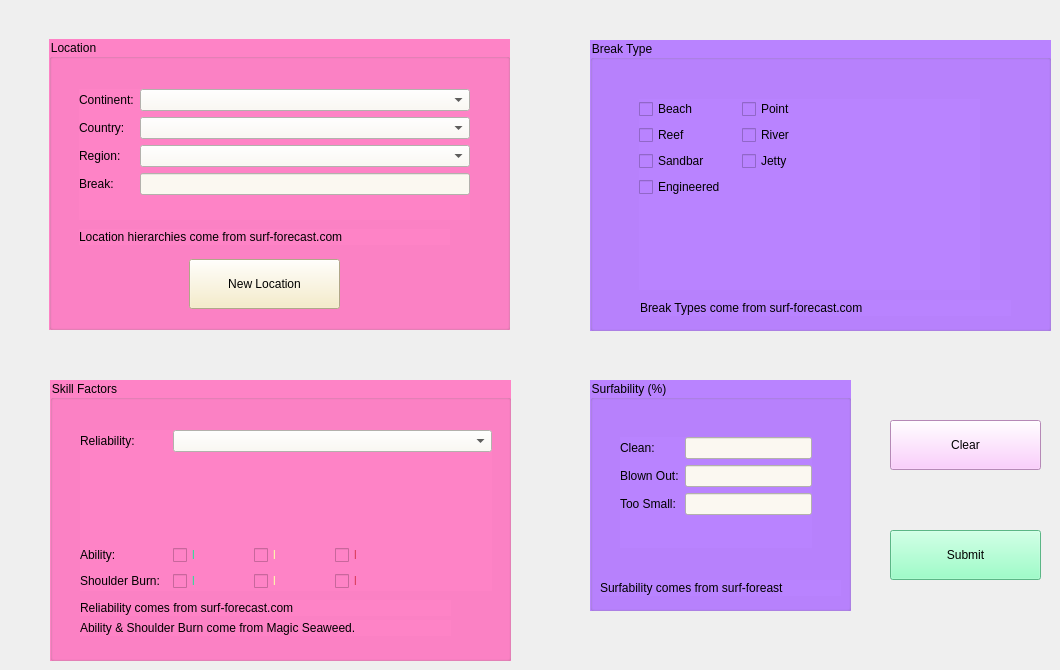
     <widget class="QWidget" name="tab_entry_break">
      <attribute name="title">
       <string>Add Break</string>
      </attribute>
      <widget class="QGroupBox" name="gb_addbreak_location">
       <property name="geometry">
        <rect>
         <x>49</x>
         <y>39</y>
         <width>461</width>
         <height>291</height>
        </rect>
       </property>
       <property name="styleSheet">
        <string notr="true">background-color: rgb(254, 131, 198);
font: 75 14pt &quot;Verdana&quot;;
</string>
       </property>
       <property name="title">
        <string>Location</string>
       </property>
       <widget class="QPushButton" name="pb_addbreak_newloc">
        <property name="enabled">
         <bool>true</bool>
        </property>
        <property name="geometry">
         <rect>
          <x>140</x>
          <y>220</y>
          <width>151</width>
          <height>50</height>
         </rect>
        </property>
        <property name="sizePolicy">
         <sizepolicy hsizetype="Fixed" vsizetype="Fixed">
          <horstretch>0</horstretch>
          <verstretch>0</verstretch>
         </sizepolicy>
        </property>
        <property name="minimumSize">
         <size>
          <width>151</width>
          <height>50</height>
         </size>
        </property>
        <property name="styleSheet">
         <string notr="true">background-color: rgb(246, 234, 190);
font: 63 11pt &quot;Verdana&quot;;</string>
        </property>
        <property name="text">
         <string>New Location</string>
        </property>
       </widget>
       <widget class="QWidget" name="formLayoutWidget">
        <property name="geometry">
         <rect>
          <x>30</x>
          <y>50</y>
          <width>391</width>
          <height>131</height>
         </rect>
        </property>
        <layout class="QFormLayout" name="flayout_addbreak_location">
         <item row="0" column="0">
          <widget class="QLabel" name="label_addbreak_continent">
           <property name="styleSheet">
            <string notr="true">background-color: rgb(254, 131, 198);
font: 63 10pt &quot;Cascadia Mono SemiBold&quot;;</string>
           </property>
           <property name="text">
            <string>Continent:</string>
           </property>
          </widget>
         </item>
         <item row="1" column="0">
          <widget class="QLabel" name="label_addbreak_country">
           <property name="styleSheet">
            <string notr="true">background-color: rgb(254, 131, 198);
font: 63 10pt &quot;Cascadia Mono SemiBold&quot;;</string>
           </property>
           <property name="text">
            <string>Country:</string>
           </property>
          </widget>
         </item>
         <item row="1" column="1">
          <widget class="QComboBox" name="cb_addbreak_country">
           <property name="styleSheet">
            <string notr="true">background-color: rgb(251, 248, 241);
font: 75 10pt &quot;Verdana&quot;;</string>
           </property>
          </widget>
         </item>
         <item row="2" column="0">
          <widget class="QLabel" name="label_addbreak_region">
           <property name="styleSheet">
            <string notr="true">background-color: rgb(254, 131, 198);
font: 63 10pt &quot;Cascadia Mono SemiBold&quot;;</string>
           </property>
           <property name="text">
            <string>Region:</string>
           </property>
          </widget>
         </item>
         <item row="2" column="1">
          <widget class="QComboBox" name="cb_addbreak_region">
           <property name="styleSheet">
            <string notr="true">background-color: rgb(251, 248, 241);
font: 75 10pt &quot;Verdana&quot;;</string>
           </property>
          </widget>
         </item>
         <item row="3" column="0">
          <widget class="QLabel" name="label_addbreak_break">
           <property name="styleSheet">
            <string notr="true">background-color: rgb(254, 131, 198);
font: 63 10pt &quot;Cascadia Mono SemiBold&quot;;</string>
           </property>
           <property name="text">
            <string>Break:</string>
           </property>
          </widget>
         </item>
         <item row="3" column="1">
          <widget class="QLineEdit" name="line_addbreak_break">
           <property name="styleSheet">
            <string notr="true">background-color: rgb(251, 248, 241);
font: 75 10pt &quot;Verdana&quot;;</string>
           </property>
          </widget>
         </item>
         <item row="0" column="1">
          <widget class="QComboBox" name="cb_addbreak_continent">
           <property name="styleSheet">
            <string notr="true">background-color: rgb(251, 248, 241);
font: 75 10pt &quot;Verdana&quot;;</string>
           </property>
          </widget>
         </item>
        </layout>
       </widget>
       <widget class="QLabel" name="label_addbreak_location_source">
        <property name="geometry">
         <rect>
          <x>30</x>
          <y>190</y>
          <width>371</width>
          <height>16</height>
         </rect>
        </property>
        <property name="styleSheet">
         <string notr="true">font: 75 8pt &quot;Verdana&quot;;</string>
        </property>
        <property name="text">
         <string>Location hierarchies come from surf-forecast.com</string>
        </property>
       </widget>
      </widget>
      <widget class="QGroupBox" name="gb_addbreak_surfability">
       <property name="geometry">
        <rect>
         <x>590</x>
         <y>380</y>
         <width>261</width>
         <height>231</height>
        </rect>
       </property>
       <property name="styleSheet">
        <string notr="true">background-color: rgb(185, 131, 255);
font: 75 14pt &quot;Verdana&quot;;
</string>
       </property>
       <property name="title">
        <string>Surfability (%)</string>
       </property>
       <widget class="QWidget" name="formLayoutWidget_2">
        <property name="geometry">
         <rect>
          <x>30</x>
          <y>57</y>
          <width>192</width>
          <height>111</height>
         </rect>
        </property>
        <layout class="QFormLayout" name="flayout_addbreak_surfability">
         <item row="0" column="0">
          <widget class="QLabel" name="label_addbreak_clean">
           <property name="styleSheet">
            <string notr="true">font: 63 10pt &quot;Cascadia Mono SemiBold&quot;;</string>
           </property>
           <property name="text">
            <string>Clean:</string>
           </property>
          </widget>
         </item>
         <item row="2" column="0">
          <widget class="QLabel" name="label_addbreak_small">
           <property name="styleSheet">
            <string notr="true">font: 63 10pt &quot;Cascadia Mono SemiBold&quot;;</string>
           </property>
           <property name="text">
            <string>Too Small:</string>
           </property>
          </widget>
         </item>
         <item row="1" column="0">
          <widget class="QLabel" name="label_addbreak_blown">
           <property name="styleSheet">
            <string notr="true">font: 63 10pt &quot;Cascadia Mono SemiBold&quot;;</string>
           </property>
           <property name="text">
            <string>Blown Out:</string>
           </property>
          </widget>
         </item>
         <item row="0" column="1">
          <widget class="QLineEdit" name="line_addbreak_clean">
           <property name="styleSheet">
            <string notr="true">background-color: rgb(251, 248, 241);
font: 75 10pt &quot;Verdana&quot;;</string>
           </property>
          </widget>
         </item>
         <item row="1" column="1">
          <widget class="QLineEdit" name="line_addbreak_blown">
           <property name="styleSheet">
            <string notr="true">background-color: rgb(251, 248, 241);
font: 75 10pt &quot;Verdana&quot;;</string>
           </property>
          </widget>
         </item>
         <item row="2" column="1">
          <widget class="QLineEdit" name="line_addbreak_small">
           <property name="styleSheet">
            <string notr="true">background-color: rgb(251, 248, 241);
font: 75 10pt &quot;Verdana&quot;;</string>
           </property>
          </widget>
         </item>
        </layout>
       </widget>
       <widget class="QLabel" name="label_addbreak_surfability_source">
        <property name="geometry">
         <rect>
          <x>10</x>
          <y>200</y>
          <width>241</width>
          <height>16</height>
         </rect>
        </property>
        <property name="styleSheet">
         <string notr="true">font: 75 8pt &quot;Verdana&quot;;</string>
        </property>
        <property name="text">
         <string>Surfability comes from surf-foreast</string>
        </property>
       </widget>
      </widget>
      <widget class="QGroupBox" name="gb_addbreak_type">
       <property name="geometry">
        <rect>
         <x>590</x>
         <y>40</y>
         <width>461</width>
         <height>291</height>
        </rect>
       </property>
       <property name="styleSheet">
        <string notr="true">background-color: rgb(185, 131, 255);
font: 75 14pt &quot;Verdana&quot;;
</string>
       </property>
       <property name="title">
        <string>Break Type</string>
       </property>
       <widget class="QWidget" name="formLayoutWidget_3">
        <property name="geometry">
         <rect>
          <x>49</x>
          <y>59</y>
          <width>341</width>
          <height>191</height>
         </rect>
        </property>
        <layout class="QFormLayout" name="flayout_addbreak_type">
         <item row="0" column="0">
          <widget class="QCheckBox" name="check_addbreak_beach">
           <property name="styleSheet">
            <string notr="true">font: 63 12pt &quot;Cascadia Mono SemiBold&quot;;</string>
           </property>
           <property name="text">
            <string>Beach</string>
           </property>
          </widget>
         </item>
         <item row="0" column="1">
          <widget class="QCheckBox" name="check_addbreak_point">
           <property name="styleSheet">
            <string notr="true">font: 63 12pt &quot;Cascadia Mono SemiBold&quot;;</string>
           </property>
           <property name="text">
            <string>Point</string>
           </property>
          </widget>
         </item>
         <item row="1" column="0">
          <widget class="QCheckBox" name="check_addbreak_reef">
           <property name="styleSheet">
            <string notr="true">font: 63 12pt &quot;Cascadia Mono SemiBold&quot;;</string>
           </property>
           <property name="text">
            <string>Reef</string>
           </property>
          </widget>
         </item>
         <item row="1" column="1">
          <widget class="QCheckBox" name="check_addbreak_river">
           <property name="styleSheet">
            <string notr="true">font: 63 12pt &quot;Cascadia Mono SemiBold&quot;;</string>
           </property>
           <property name="text">
            <string>River</string>
           </property>
          </widget>
         </item>
         <item row="2" column="0">
          <widget class="QCheckBox" name="check_addbreak_sandbar">
           <property name="styleSheet">
            <string notr="true">font: 63 12pt &quot;Cascadia Mono SemiBold&quot;;</string>
           </property>
           <property name="text">
            <string>Sandbar</string>
           </property>
          </widget>
         </item>
         <item row="2" column="1">
          <widget class="QCheckBox" name="check_addbreak_jetty">
           <property name="styleSheet">
            <string notr="true">font: 63 12pt &quot;Cascadia Mono SemiBold&quot;;</string>
           </property>
           <property name="text">
            <string>Jetty</string>
           </property>
          </widget>
         </item>
         <item row="3" column="0">
          <widget class="QCheckBox" name="check_addbreak_eng">
           <property name="styleSheet">
            <string notr="true">font: 63 12pt &quot;Cascadia Mono SemiBold&quot;;</string>
           </property>
           <property name="text">
            <string>Engineered   </string>
           </property>
          </widget>
         </item>
        </layout>
       </widget>
       <widget class="QLabel" name="label_addbreak_type_source">
        <property name="geometry">
         <rect>
          <x>50</x>
          <y>260</y>
          <width>371</width>
          <height>16</height>
         </rect>
        </property>
        <property name="styleSheet">
         <string notr="true">font: 75 8pt &quot;Verdana&quot;;</string>
        </property>
        <property name="text">
         <string>Break Types come from surf-forecast.com</string>
        </property>
       </widget>
      </widget>
      <widget class="QGroupBox" name="gb_addbreak_skill">
       <property name="geometry">
        <rect>
         <x>50</x>
         <y>380</y>
         <width>461</width>
         <height>281</height>
        </rect>
       </property>
       <property name="styleSheet">
        <string notr="true">background-color: rgb(254, 131, 198);
font: 75 14pt &quot;Verdana&quot;;</string>
       </property>
       <property name="title">
        <string>Skill Factors</string>
       </property>
       <widget class="QWidget" name="formLayoutWidget_4">
        <property name="geometry">
         <rect>
          <x>30</x>
          <y>50</y>
          <width>412</width>
          <height>161</height>
         </rect>
        </property>
        <layout class="QFormLayout" name="flayout_addbreak_skill">
         <item row="0" column="0">
          <widget class="QLabel" name="label_addbreak_reliability">
           <property name="styleSheet">
            <string notr="true">font: 63 10pt &quot;Cascadia Mono SemiBold&quot;;</string>
           </property>
           <property name="text">
            <string>Reliability:</string>
           </property>
          </widget>
         </item>
         <item row="2" column="0">
          <widget class="QLabel" name="label_addbreak_ability">
           <property name="styleSheet">
            <string notr="true">font: 63 10pt &quot;Cascadia Mono SemiBold&quot;;</string>
           </property>
           <property name="text">
            <string>Ability:</string>
           </property>
          </widget>
         </item>
         <item row="2" column="1">
          <layout class="QHBoxLayout" name="hlayout_addbreak_ability">
           <item>
            <widget class="QCheckBox" name="check_addbreak_ability_green">
             <property name="sizePolicy">
              <sizepolicy hsizetype="Fixed" vsizetype="Fixed">
               <horstretch>0</horstretch>
               <verstretch>0</verstretch>
              </sizepolicy>
             </property>
             <property name="minimumSize">
              <size>
               <width>75</width>
               <height>0</height>
              </size>
             </property>
             <property name="styleSheet">
              <string notr="true">font: 24pt &quot;Wingdings&quot;;
color: rgb(40, 223, 153);</string>
             </property>
             <property name="text">
              <string>l</string>
             </property>
            </widget>
           </item>
           <item>
            <widget class="QCheckBox" name="check_addbreak_ability_yellow">
             <property name="sizePolicy">
              <sizepolicy hsizetype="Fixed" vsizetype="Fixed">
               <horstretch>0</horstretch>
               <verstretch>0</verstretch>
              </sizepolicy>
             </property>
             <property name="minimumSize">
              <size>
               <width>75</width>
               <height>0</height>
              </size>
             </property>
             <property name="styleSheet">
              <string notr="true">font: 24pt &quot;Wingdings&quot;;
color: #FDFFA9;</string>
             </property>
             <property name="text">
              <string>l</string>
             </property>
            </widget>
           </item>
           <item>
            <widget class="QCheckBox" name="check_addbreak_ability_red">
             <property name="sizePolicy">
              <sizepolicy hsizetype="Fixed" vsizetype="Fixed">
               <horstretch>0</horstretch>
               <verstretch>0</verstretch>
              </sizepolicy>
             </property>
             <property name="minimumSize">
              <size>
               <width>75</width>
               <height>0</height>
              </size>
             </property>
             <property name="styleSheet">
              <string notr="true">font: 24pt &quot;Wingdings&quot;;
color: rgb(216, 58, 86);</string>
             </property>
             <property name="text">
              <string>l</string>
             </property>
            </widget>
           </item>
          </layout>
         </item>
         <item row="3" column="0">
          <widget class="QLabel" name="label_addbreak_burn">
           <property name="styleSheet">
            <string notr="true">font: 63 10pt &quot;Cascadia Mono SemiBold&quot;;</string>
           </property>
           <property name="text">
            <string>Shoulder Burn:  </string>
           </property>
          </widget>
         </item>
         <item row="3" column="1">
          <layout class="QHBoxLayout" name="halyout_addbreak_burn">
           <item>
            <widget class="QCheckBox" name="check_addbreak_burn_green">
             <property name="sizePolicy">
              <sizepolicy hsizetype="Fixed" vsizetype="Fixed">
               <horstretch>0</horstretch>
               <verstretch>0</verstretch>
              </sizepolicy>
             </property>
             <property name="minimumSize">
              <size>
               <width>75</width>
               <height>0</height>
              </size>
             </property>
             <property name="styleSheet">
              <string notr="true">font: 24pt &quot;Wingdings&quot;;
color: rgb(40, 223, 153);</string>
             </property>
             <property name="text">
              <string>l</string>
             </property>
            </widget>
           </item>
           <item>
            <widget class="QCheckBox" name="check_addbreak_burn_yellow">
             <property name="sizePolicy">
              <sizepolicy hsizetype="Fixed" vsizetype="Fixed">
               <horstretch>0</horstretch>
               <verstretch>0</verstretch>
              </sizepolicy>
             </property>
             <property name="minimumSize">
              <size>
               <width>75</width>
               <height>0</height>
              </size>
             </property>
             <property name="styleSheet">
              <string notr="true">font: 24pt &quot;Wingdings&quot;;
color: #FDFFA9;</string>
             </property>
             <property name="text">
              <string>l</string>
             </property>
            </widget>
           </item>
           <item>
            <widget class="QCheckBox" name="check_addbreak_burn_red">
             <property name="sizePolicy">
              <sizepolicy hsizetype="Fixed" vsizetype="Fixed">
               <horstretch>0</horstretch>
               <verstretch>0</verstretch>
              </sizepolicy>
             </property>
             <property name="minimumSize">
              <size>
               <width>75</width>
               <height>0</height>
              </size>
             </property>
             <property name="styleSheet">
              <string notr="true">font: 24pt &quot;Wingdings&quot;;
color: rgb(216, 58, 86);</string>
             </property>
             <property name="text">
              <string>l</string>
             </property>
            </widget>
           </item>
          </layout>
         </item>
         <item row="0" column="1">
          <widget class="QComboBox" name="cb_addbreak_reliability">
           <property name="styleSheet">
            <string notr="true">background-color: rgb(251, 248, 241);
font: 75 10pt &quot;Verdana&quot;;</string>
           </property>
           <item>
            <property name="text">
             <string/>
            </property>
           </item>
           <item>
            <property name="text">
             <string>Very Consistent</string>
            </property>
           </item>
           <item>
            <property name="text">
             <string>Consistent</string>
            </property>
           </item>
           <item>
            <property name="text">
             <string>Variable</string>
            </property>
           </item>
           <item>
            <property name="text">
             <string>Inconsistent</string>
            </property>
           </item>
           <item>
            <property name="text">
             <string>Very Inconsistent</string>
            </property>
           </item>
          </widget>
         </item>
         <item row="1" column="0">
          <spacer name="vspace_addbreak_skill">
           <property name="orientation">
            <enum>Qt::Vertical</enum>
           </property>
           <property name="sizeHint" stdset="0">
            <size>
             <width>20</width>
             <height>40</height>
            </size>
           </property>
          </spacer>
         </item>
        </layout>
       </widget>
       <widget class="QLabel" name="label_addbreak_reliability_source">
        <property name="geometry">
         <rect>
          <x>30</x>
          <y>220</y>
          <width>371</width>
          <height>16</height>
         </rect>
        </property>
        <property name="styleSheet">
         <string notr="true">font: 75 8pt &quot;Verdana&quot;;</string>
        </property>
        <property name="text">
         <string>Reliability comes from surf-forecast.com</string>
        </property>
       </widget>
       <widget class="QLabel" name="label_addbreak_ability_source">
        <property name="geometry">
         <rect>
          <x>30</x>
          <y>240</y>
          <width>371</width>
          <height>16</height>
         </rect>
        </property>
        <property name="styleSheet">
         <string notr="true">font: 75 8pt &quot;Verdana&quot;;</string>
        </property>
        <property name="text">
         <string>Ability &amp; Shoulder Burn come from Magic Seaweed.</string>
        </property>
       </widget>
      </widget>
      <widget class="QPushButton" name="pb_addbreak_submit">
       <property name="enabled">
        <bool>true</bool>
       </property>
       <property name="geometry">
        <rect>
         <x>890</x>
         <y>530</y>
         <width>151</width>
         <height>50</height>
        </rect>
       </property>
       <property name="sizePolicy">
        <sizepolicy hsizetype="Fixed" vsizetype="Fixed">
         <horstretch>0</horstretch>
         <verstretch>0</verstretch>
        </sizepolicy>
       </property>
       <property name="minimumSize">
        <size>
         <width>151</width>
         <height>50</height>
        </size>
       </property>
       <property name="styleSheet">
        <string notr="true">background-color: rgb(128, 255, 187);
font: 63 11pt &quot;Verdana&quot;;</string>
       </property>
       <property name="text">
        <string>Submit</string>
       </property>
      </widget>
      <widget class="QPushButton" name="pb_addbreak_clear">
       <property name="enabled">
        <bool>true</bool>
       </property>
       <property name="geometry">
        <rect>
         <x>890</x>
         <y>420</y>
         <width>151</width>
         <height>50</height>
        </rect>
       </property>
       <property name="sizePolicy">
        <sizepolicy hsizetype="Fixed" vsizetype="Fixed">
         <horstretch>0</horstretch>
         <verstretch>0</verstretch>
        </sizepolicy>
       </property>
       <property name="minimumSize">
        <size>
         <width>151</width>
         <height>50</height>
        </size>
       </property>
       <property name="styleSheet">
        <string notr="true">
background-color: rgb(253, 192, 255);
font: 63 11pt &quot;Verdana&quot;;</string>
       </property>
       <property name="text">
        <string>Clear</string>
       </property>
      </widget>
     </widget>
